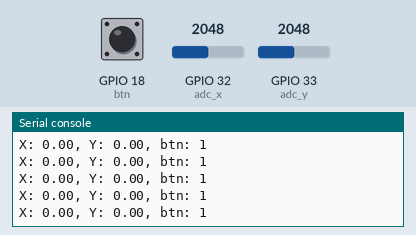
Recording of a program running on a simulated ESP32 board running MicroPython. Shown: the last lines printed to the serial console. The test bench sets the inputs (shaded band); at power-on: GPIO 32 (adc_x) = 2048, GPIO 33 (adc_y) = 2048, GPIO 18 (btn) HIGH (analog values on the 0–4095 scale).

Above: at 1.2 s.
1.3 s: GPIO 32 (adc_x) set to 2866
At 1.31 s:
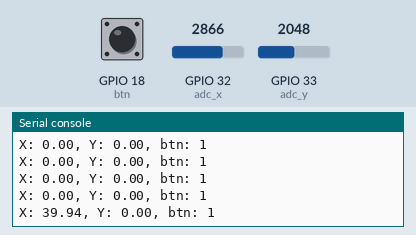
2.8 s: GPIO 33 (adc_y) set to 2866
At 2.82 s:
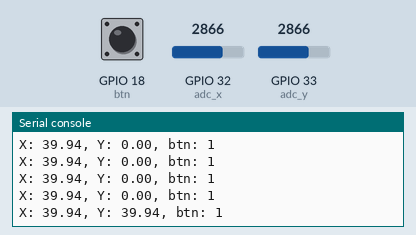
4.3 s: GPIO 18 (btn) pulled LOW for 0.15 s
At 4.32 s:
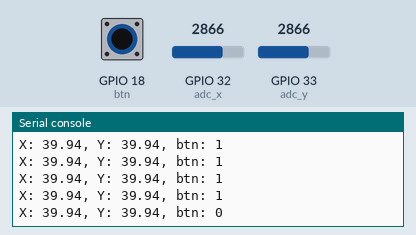
5.9 s: GPIO 32 (adc_x) set to 3603
At 5.93 s:
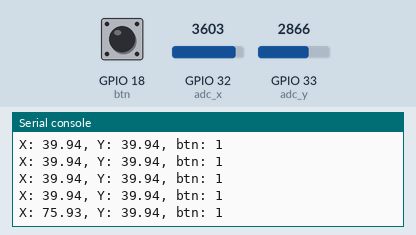
7.4 s: GPIO 18 (btn) pulled LOW for 1 s
At 7.44 s:
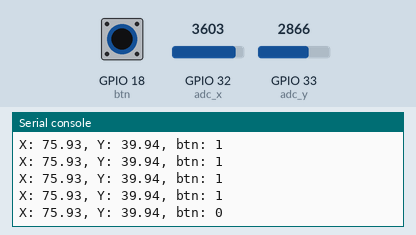
9.9 s: GPIO 33 (adc_y) set to 3603
At 9.95 s:
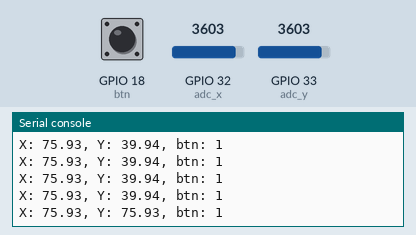
Timing chart, 0 to 12.4 s (numbered marks = the images above; inputs shaded):
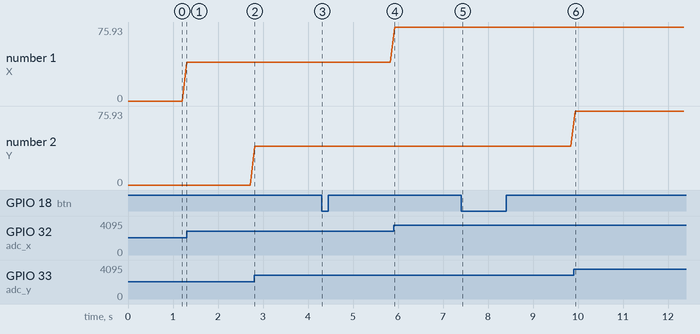

The program:

s_yaogan.py
```python
from machine import ADC, Pin
import time

# 创建两个ADC对象,分别对应X轴和Y轴
adc_x = ADC(Pin(32))
adc_y = ADC(Pin(33))

# 设置ADC的衰减,以扩大测量范围
adc_x.atten(ADC.ATTN_11DB)
adc_y.atten(ADC.ATTN_11DB)

btn = Pin(18, Pin.IN, Pin.PULL_UP)


while True:
    # 读取X轴和Y轴的ADC值
    x_value = adc_x.read()
    y_value = adc_y.read()

    # 将ADC值映射到-100到100的范围
    x_mapped = (x_value - 2048) / 20.48
    y_mapped = (y_value - 2048) / 20.48

    print(f"X: {x_mapped:.2f}, Y: {y_mapped:.2f}, btn: {btn.value()}")

    time.sleep(0.1)  # 每0.1秒读取一次数据
```

Measured:
- after the input at 1.3 s, the serial console: prints a new line at once (image 1)
- after the input at 2.8 s, the serial console: prints a new line at once (image 2)
- after the input at 4.3 s, the serial console: prints a new line at once (image 3)
- after the input at 5.9 s, the serial console: prints a new line at once (image 4)
- after the input at 7.4 s, the serial console: prints a new line at once (image 5)
- after the input at 9.9 s, the serial console: prints a new line at once (image 6)
- plotted number 1: 0 → 39.94 after the input at 1.3 s, 39.94 → 75.93 after the input at 5.9 s
